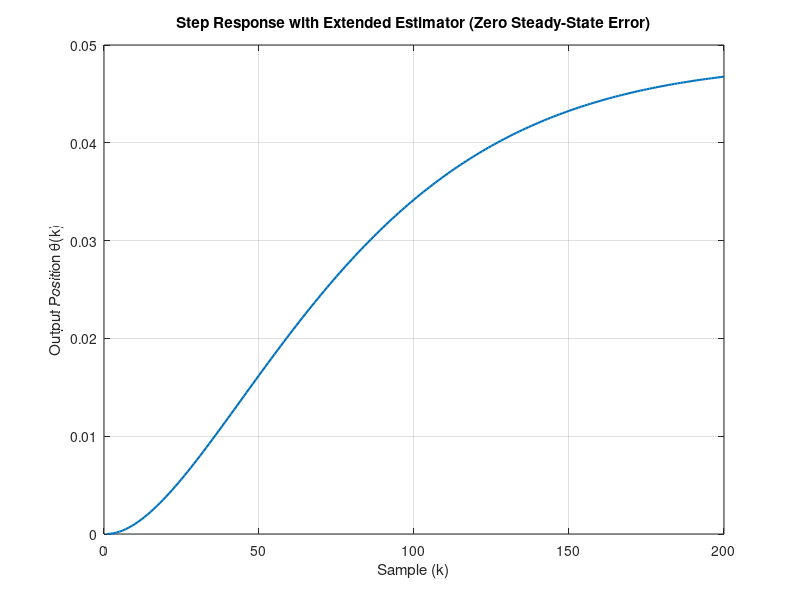

Reproduce this figure in MATLAB.
%% Part C/D – Extended Estimator and Servo Control Implementation
clc; clear; close all;

% === Matrices from Part B ===
Phi = [0      0       0;
       0      1.0000  0.006667;
       0.0012 0       0.9997];
Gamma = [0.00033;
         0.000022;
         0.0039];
C = [0 1 0];
D = 0;
K = [145 22 11.5];        % From Part B
Nbar = 1.06;              % From Part B

% === Build augmented system ===
A_e = [Phi Gamma;
       zeros(1,3) 1];
B_e = [Gamma; 0];
C_e = [C 0];

% === Observer gain (all poles at origin) ===
L_e = place(A_e', C_e', [0 0 0 0])';

% === Initialize ===
xhat = zeros(3,1);
what = 0;
x_e_hat = [xhat; what];
r = 1;      % step reference
N = 200;    % steps
y = 0;

% === Preallocate logs ===
u_log = zeros(1,N);
y_log = zeros(1,N);

for k = 1:N
    % control law
    u = Nbar*r - K*xhat - what;
    u_log(k) = u;

    % simulate plant output (assume perfect model)
    y = C*xhat + D*u;
    y_log(k) = y;

    % estimator update
    x_e_hat = A_e*x_e_hat + B_e*u + L_e*(y - C_e*x_e_hat);
    xhat = x_e_hat(1:3);
    what = x_e_hat(4);
end

% === Plot results ===
figure;
plot(y_log, 'LineWidth', 1.5);
xlabel('Sample (k)');
ylabel('Output Position \theta(k)');
title('Step Response with Extended Estimator (Zero Steady-State Error)');
grid on;
